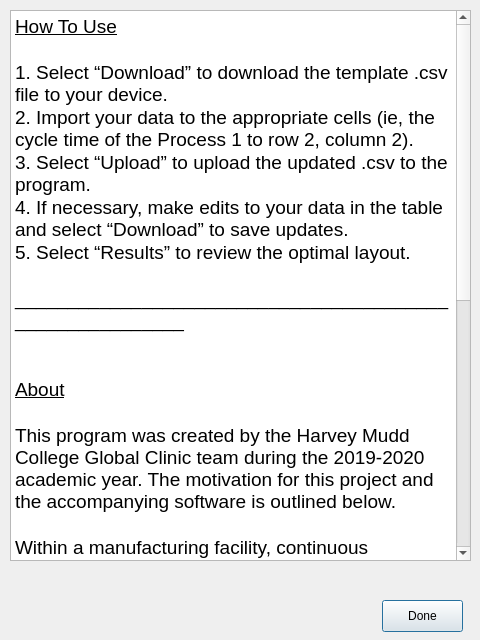
<?xml version="1.0" encoding="UTF-8"?>
<ui version="4.0">
 <class>Dialog</class>
 <widget class="QDialog" name="Dialog">
  <property name="geometry">
   <rect>
    <x>0</x>
    <y>0</y>
    <width>480</width>
    <height>640</height>
   </rect>
  </property>
  <property name="windowTitle">
   <string>Dialog</string>
  </property>
  <widget class="QTextBrowser" name="textBrowser">
   <property name="geometry">
    <rect>
     <x>10</x>
     <y>10</y>
     <width>461</width>
     <height>551</height>
    </rect>
   </property>
   <property name="styleSheet">
    <string notr="true">font: 14pt &quot;Helvetica&quot;;</string>
   </property>
   <property name="html">
    <string>&lt;!DOCTYPE HTML PUBLIC &quot;-//W3C//DTD HTML 4.0//EN&quot; &quot;http://www.w3.org/TR/REC-html40/strict.dtd&quot;&gt;
&lt;html&gt;&lt;head&gt;&lt;meta name=&quot;qrichtext&quot; content=&quot;1&quot; /&gt;&lt;style type=&quot;text/css&quot;&gt;
p, li { white-space: pre-wrap; }
&lt;/style&gt;&lt;/head&gt;&lt;body style=&quot; font-family:'Helvetica'; font-size:14pt; font-weight:400; font-style:normal;&quot;&gt;
&lt;p style=&quot; margin-top:0px; margin-bottom:0px; margin-left:0px; margin-right:0px; -qt-block-indent:0; text-indent:0px;&quot;&gt;&lt;a name=&quot;docs-internal-guid-2575220b-7fff-4287-2557-40c273b83d74&quot;&gt;&lt;/a&gt;&lt;span style=&quot; text-decoration: underline; color:#000000; background-color:transparent;&quot;&gt;H&lt;/span&gt;&lt;span style=&quot; text-decoration: underline; color:#000000; background-color:transparent;&quot;&gt;ow To Use&lt;/span&gt;&lt;/p&gt;
&lt;p style=&quot;-qt-paragraph-type:empty; margin-top:0px; margin-bottom:0px; margin-left:0px; margin-right:0px; -qt-block-indent:0; text-indent:0px; text-decoration: underline; color:#000000;&quot;&gt;&lt;br /&gt;&lt;/p&gt;
&lt;p style=&quot; margin-top:0px; margin-bottom:0px; margin-left:0px; margin-right:0px; -qt-block-indent:0; text-indent:0px;&quot;&gt;&lt;a name=&quot;docs-internal-guid-19474c79-7fff-71cc-b538-8d911e409bbf&quot;&gt;&lt;/a&gt;&lt;span style=&quot; color:#000000; background-color:transparent;&quot;&gt;1&lt;/span&gt;&lt;span style=&quot; color:#000000; background-color:transparent;&quot;&gt;. Select “Download” to download the template .csv file to your device.&lt;/span&gt;&lt;/p&gt;
&lt;p style=&quot; margin-top:0px; margin-bottom:0px; margin-left:0px; margin-right:0px; -qt-block-indent:0; text-indent:0px;&quot;&gt;&lt;span style=&quot; color:#000000; background-color:transparent;&quot;&gt;2. &lt;/span&gt;&lt;a name=&quot;docs-internal-guid-5ca41c6e-7fff-b358-a499-ee987e804574&quot;&gt;&lt;/a&gt;&lt;span style=&quot; color:#000000; background-color:transparent;&quot;&gt;I&lt;/span&gt;&lt;span style=&quot; color:#000000; background-color:transparent;&quot;&gt;mport your data to the appropriate cells (ie, the cycle time of the Process 1 to row 2, column 2).&lt;/span&gt;&lt;/p&gt;
&lt;p style=&quot; margin-top:0px; margin-bottom:0px; margin-left:0px; margin-right:0px; -qt-block-indent:0; text-indent:0px;&quot;&gt;&lt;span style=&quot; color:#000000; background-color:transparent;&quot;&gt;3. &lt;/span&gt;&lt;a name=&quot;docs-internal-guid-a22eb044-7fff-dd43-89b7-e1263a7f52ba&quot;&gt;&lt;/a&gt;&lt;span style=&quot; color:#000000; background-color:transparent;&quot;&gt;S&lt;/span&gt;&lt;span style=&quot; font-family:'Arial'; color:#000000; background-color:transparent;&quot;&gt;elect “Upload” to upload the updated .csv to the program.&lt;/span&gt;&lt;/p&gt;
&lt;p style=&quot; margin-top:0px; margin-bottom:0px; margin-left:0px; margin-right:0px; -qt-block-indent:0; text-indent:0px;&quot;&gt;&lt;span style=&quot; font-family:'Arial'; color:#000000; background-color:transparent;&quot;&gt;4. &lt;/span&gt;&lt;a name=&quot;docs-internal-guid-f542fd04-7fff-fa75-50b5-0bfb89917490&quot;&gt;&lt;/a&gt;&lt;span style=&quot; font-family:'Arial'; color:#000000; background-color:transparent;&quot;&gt;I&lt;/span&gt;&lt;span style=&quot; font-family:'Arial'; color:#000000; background-color:transparent;&quot;&gt;f necessary, make edits to your data in the table and select “Download” to save updates.&lt;/span&gt;&lt;/p&gt;
&lt;p style=&quot; margin-top:0px; margin-bottom:0px; margin-left:0px; margin-right:0px; -qt-block-indent:0; text-indent:0px;&quot;&gt;&lt;span style=&quot; font-family:'Arial'; color:#000000; background-color:transparent;&quot;&gt;5. &lt;/span&gt;&lt;a name=&quot;docs-internal-guid-38d91a71-7fff-4e37-288b-d14484009e3c&quot;&gt;&lt;/a&gt;&lt;span style=&quot; font-family:'Arial'; color:#000000; background-color:transparent;&quot;&gt;S&lt;/span&gt;&lt;span style=&quot; font-family:'Arial'; color:#000000; background-color:transparent;&quot;&gt;elect “Results” to review the optimal layout.&lt;/span&gt;&lt;/p&gt;
&lt;p style=&quot;-qt-paragraph-type:empty; margin-top:0px; margin-bottom:0px; margin-left:0px; margin-right:0px; -qt-block-indent:0; text-indent:0px; font-family:'Arial'; color:#000000;&quot;&gt;&lt;br /&gt;&lt;/p&gt;
&lt;p style=&quot; margin-top:0px; margin-bottom:0px; margin-left:0px; margin-right:0px; -qt-block-indent:0; text-indent:0px;&quot;&gt;&lt;span style=&quot; font-family:'Arial'; color:#000000; background-color:transparent;&quot;&gt;_________________________________________________________&lt;/span&gt;&lt;/p&gt;
&lt;p style=&quot;-qt-paragraph-type:empty; margin-top:0px; margin-bottom:0px; margin-left:0px; margin-right:0px; -qt-block-indent:0; text-indent:0px; font-family:'Arial'; color:#000000;&quot;&gt;&lt;br /&gt;&lt;/p&gt;
&lt;p style=&quot;-qt-paragraph-type:empty; margin-top:0px; margin-bottom:0px; margin-left:0px; margin-right:0px; -qt-block-indent:0; text-indent:0px; font-family:'Arial'; color:#000000;&quot;&gt;&lt;br /&gt;&lt;/p&gt;
&lt;p style=&quot; margin-top:0px; margin-bottom:0px; margin-left:0px; margin-right:0px; -qt-block-indent:0; text-indent:0px;&quot;&gt;&lt;a name=&quot;docs-internal-guid-fbd5f8dc-7fff-7204-8372-8e8346e8e098&quot;&gt;&lt;/a&gt;&lt;span style=&quot; font-family:'Arial'; text-decoration: underline; color:#000000; background-color:transparent;&quot;&gt;A&lt;/span&gt;&lt;span style=&quot; font-family:'Arial'; text-decoration: underline; color:#000000; background-color:transparent;&quot;&gt;bout&lt;/span&gt;&lt;/p&gt;
&lt;p style=&quot;-qt-paragraph-type:empty; margin-top:0px; margin-bottom:0px; margin-left:0px; margin-right:0px; -qt-block-indent:0; text-indent:0px; font-family:'Arial'; text-decoration: underline; color:#000000;&quot;&gt;&lt;br /&gt;&lt;/p&gt;
&lt;p style=&quot; margin-top:0px; margin-bottom:0px; margin-left:0px; margin-right:0px; -qt-block-indent:0; text-indent:0px;&quot;&gt;&lt;a name=&quot;docs-internal-guid-916b04ab-7fff-cebd-e2f6-833938309269&quot;&gt;&lt;/a&gt;&lt;span style=&quot; font-family:'Arial'; color:#000000; background-color:transparent;&quot;&gt;T&lt;/span&gt;&lt;span style=&quot; font-family:'Arial'; color:#000000; background-color:transparent;&quot;&gt;his program was created by the Harvey Mudd College Global Clinic team during the 2019-2020 academic year. The motivation for this project and the accompanying software is outlined below.&lt;/span&gt;&lt;/p&gt;
&lt;p style=&quot;-qt-paragraph-type:empty; margin-top:0px; margin-bottom:0px; margin-left:0px; margin-right:0px; -qt-block-indent:0; text-indent:0px; font-family:'Arial'; color:#000000;&quot;&gt;&lt;br /&gt;&lt;/p&gt;
&lt;p style=&quot; margin-top:0px; margin-bottom:0px; margin-left:0px; margin-right:0px; -qt-block-indent:0; text-indent:0px;&quot;&gt;&lt;a name=&quot;docs-internal-guid-17dd7f03-7fff-ee2a-8f36-92af26c83006&quot;&gt;&lt;/a&gt;&lt;span style=&quot; font-family:'Arial'; color:#000000; background-color:transparent;&quot;&gt;W&lt;/span&gt;&lt;span style=&quot; font-family:'Arial'; color:#000000; background-color:transparent;&quot;&gt;ithin a manufacturing facility, continuous improvement projects help address the need for constant change and adaptation within a facility to the customer’s demands. These projects can result in a facility incorporating new equipment, new processes, or altering the distribution of operators. Depending on the size and industry a particular facility operates in, the initial cost of these changes can be large enough to dissuade the implementation of programs and efforts  long-term savings. Though industry-standard software exists to solve this type of problem, these solutions typically exist in facility-specific tools that are expensive and time-intensive to create. The HMC team set out to prototype a general optimization tool that would not be facility-specific, but instead be an open-source tool that any facility could use to quickly and inexpensively evaluate changes to their production line.&lt;/span&gt;&lt;/p&gt;
&lt;p style=&quot; margin-top:0px; margin-bottom:0px; margin-left:0px; margin-right:0px; -qt-block-indent:0; text-indent:0px;&quot;&gt;&lt;span style=&quot; font-family:'.Helvetica';&quot;&gt;&lt;br /&gt;&lt;/span&gt;&lt;/p&gt;
&lt;p style=&quot; margin-top:0px; margin-bottom:0px; margin-left:0px; margin-right:0px; -qt-block-indent:0; text-indent:0px;&quot;&gt;&lt;span style=&quot; font-family:'.Helvetica';&quot;&gt;&lt;br /&gt;&lt;/span&gt;&lt;/p&gt;&lt;/body&gt;&lt;/html&gt;</string>
   </property>
  </widget>
  <widget class="QPushButton" name="pushButton">
   <property name="geometry">
    <rect>
     <x>382</x>
     <y>600</y>
     <width>81</width>
     <height>32</height>
    </rect>
   </property>
   <property name="text">
    <string>Done</string>
   </property>
  </widget>
 </widget>
 <resources/>
 <connections/>
</ui>
